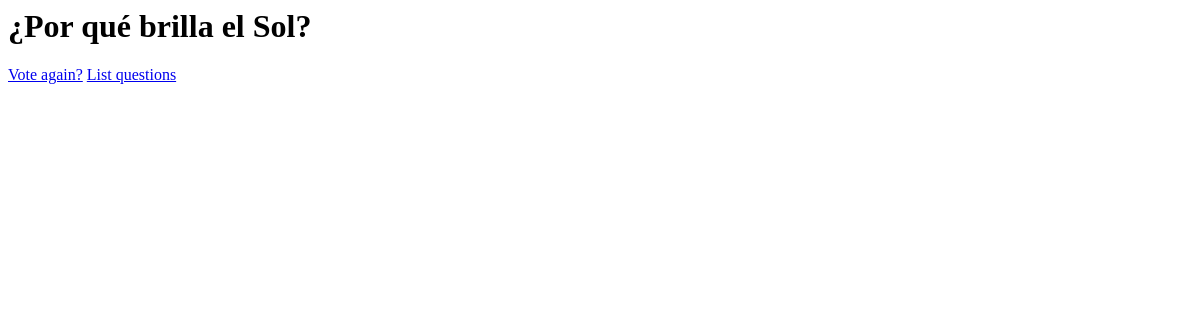
The app's page /polls/3/results/, older data.
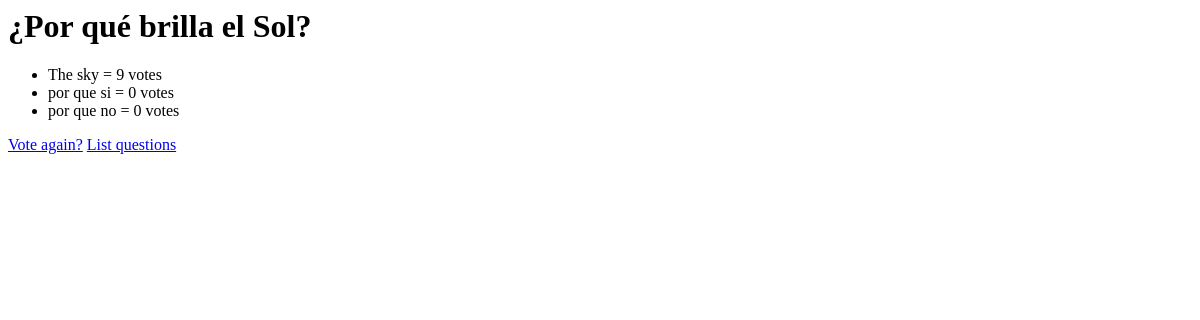
The same page, newer data.
### polls/models.py (models this page shows, shortened)
class Choice(models.Model):
        question = models.ForeignKey(Question, on_delete=models.CASCADE)
        choice_text = models.CharField(max_length=200)
        votes = models.IntegerField(default=0)

### polls/views.py (the view)
# urls.py: url(r'^(?P<pk>[0-9]+)/results/$', views.ResultsView.as_view(), name='results'),
class ResultsView(generic.DetailView):
    model = Question
    template_name = 'polls/results.html'

### polls/templates/polls/results.html
<h1>{{ question.question_text }}</h1>
<ul>
    {% for choice in question.choice_set.all %}
    <li>{{ choice.choice_text }} = {{ choice.votes }} vote{{ choice.votes|pluralize }}</li>
    {% endfor %}
</ul>
<a href="{% url 'polls:detail' question.id %}">Vote again?</a>
<a href="{% url 'polls:index' %}">List questions</a>

Row changes from the older to the newer data that the page shows:
now on this page (row edited): Choice: choice_text "The sky", votes "9"
added Choice: choice_text "por que si", votes "0"
added Choice: choice_text "por que no", votes "0"
